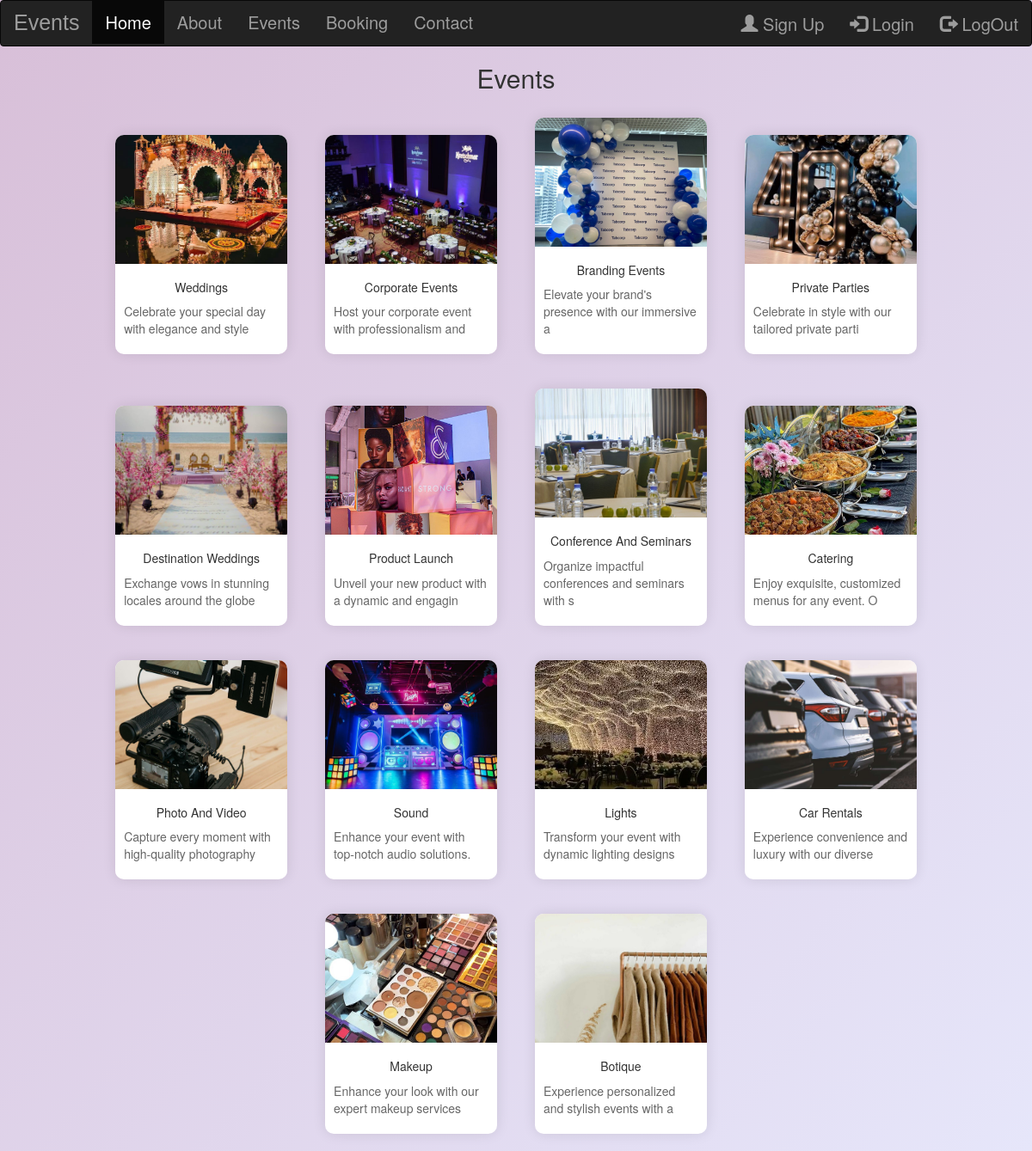
Screenshot of /events/ with the database file from the repository.
### eventapp/models.py (models this page shows, shortened)
class Event(models.Model):
    img= models.ImageField(upload_to="pic")
    name= models.CharField(max_length=50)
    desc= models.CharField(max_length=50)

### eventapp/views.py (the view)
# urls.py: path('events/',views.events, name='events'),
def events(request):
    dict_eve = {
        'eve': Event.objects.all()
    }
    return render(request, 'events.html', dict_eve)

### template/events.html (shortened to what this page needs)
{% extends 'base.html' %}
{% load static %}
{% block content %}
<h2 class="text-center">Events</h2>
<div class="container">
    {% for i in eve %}
    <div class="card text-center" style="width: 20rem; display:inline-block;margin: 20px;">
        <img src="{{ i.img.url }}" class="card-img-top" alt="Event image" height="150px" width="200px">
        <div class="card-body">
            <h5 class="card-title">{{ i.name }}</h5>
            <p class="card-text">{{ i.desc }}</p>
        </div>
    </div>
    {% endfor %}
</div>
{% endblock %}

### template/base.html (shortened to what this page needs)
<!DOCTYPE html>
<html lang="en">
<head>
    <link rel="stylesheet" href="https://maxcdn.bootstrapcdn.com/bootstrap/3.4.1/css/bootstrap.min.css">
    <link href="https://cdnjs.cloudflare.com/ajax/libs/font-awesome/5.15.0/css/all.min.css" rel="stylesheet">
</head>
<body>
    <nav class="navbar navbar-inverse">
        <div class="container-fluid">
            <div class="navbar-header">
                <a class="navbar-brand" href="#">Events</a>
            </div>
            <ul class="nav navbar-nav">
                <li class="active"><a href="{% url 'index' %}">Home</a></li>
                <li><a href="{% url 'about' %}">About</a></li>
                <li><a href="{% url 'events' %}">Events</a></li>
                <li><a href="{% url 'booking' %}">Booking</a></li>
                <li><a href="{% url 'contact' %}">Contact</a></li>
            </ul>
            <ul class="nav navbar-nav navbar-right">
                <li><a href="{% url 'register' %}"><span class="glyphicon glyphicon-user"></span> Sign Up</a></li>
                <li><a href="{% url 'login' %}"><span class="glyphicon glyphicon-log-in"></span> Login</a></li>
                <li><a href="{% url 'logout' %'}"><span class="glyphicon glyphicon-log-out"></span> LogOut</a></li>
            </ul>
        </div>
    </nav>
    {% block content %}
</body>
</html>

### template/base.html (style rules this page uses)
.nav li a { color: rgb(232, 20, 158); font-size: 20px; }
.navbar-brand { color: rgb(232, 20, 158); font-size: 25px; font-family: Impact, Haettenschweiler, 'Arial Narrow Bold', sans-serif; }

### template/events.html (style rules this page uses)
body { background: linear-gradient(to bottom right, #d8bfd8, #e6e6fa); }
.container { text-align: center; }
.card { background-color: #ffffff; border-radius: 10px; box-shadow: 0 0 15px rgba(0, 0, 0, 0.1); margin: 20px; display: inline-block; }
.card-body { padding: 1rem; }
.card-title { color: #333; }
.card-text { color: #666; text-align: left; }
.card-img-top { border-radius: 10px 10px 0 0; object-fit: cover; }

### rows the page displays
Event: img (picture), name "Weddings", desc "Celebrate your special day with elegance and style"
Event: img (picture), name "Corporate Events", desc "Host your corporate event with professionalism and"
Event: img (picture), name "Branding Events", desc "Elevate your brand's presence with our immersive a"
Event: img (picture), name "Private Parties", desc "Celebrate in style with our tailored private parti"
Event: img (picture), name "Destination Weddings", desc "Exchange vows in stunning locales around the globe"
Event: img (picture), name "Product Launch", desc "Unveil your new product with a dynamic and engagin"
Event: img (picture), name "Conference And Seminars", desc "Organize impactful conferences and seminars with s"
Event: img (picture), name "Catering", desc "Enjoy exquisite, customized menus for any event. O"
Event: img (picture), name "Photo And Video", desc "Capture every moment with high-quality photography"
Event: img (picture), name "Sound", desc "Enhance your event with top-notch audio solutions."
Event: img (picture), name "Lights", desc "Transform your event with dynamic lighting designs"
Event: img (picture), name "Car Rentals", desc "Experience convenience and luxury with our diverse"
Event: img (picture), name "Makeup", desc "Enhance your look with our expert makeup services"
Event: img (picture), name "Botique", desc "Experience personalized and stylish events with a"
